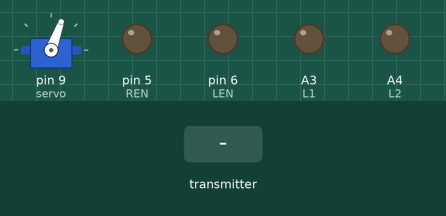
The sketch below on a simulated Arduino Uno, built with avr-gcc and run on an emulated ATmega328P. On the bench: servo, output pins drawn as LEDs (lit = HIGH). The inputs (shaded band) are chosen by the test bench. No radio packets arrive unless stated; pins used as bus, display or sensor lines are not drawn; what the sketch prints to the serial monitor is not drawn.

Above: at 1.2 s.
1.3 s: the transmitter starts sending msg.1 = 1
At 2.3 s:
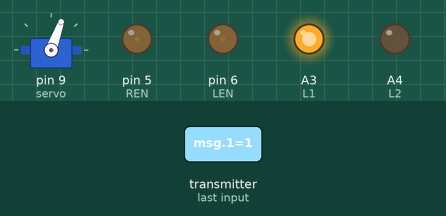
2.8 s: the transmitter starts sending msg.0 = 1
Timing chart, 0 to 5.8 s (numbered marks = the images above; inputs shaded):
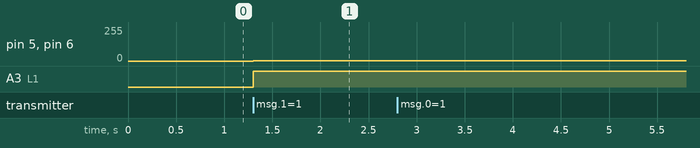

The sketch:

Car_nano_v2.ino
```cpp
//*********************************************************
// pins
//*********************************************************
#define R1 A1 // IN1 (right)
#define R2 A2 // IN2 (right)
#define REN 5 // ENB (right)
#define L2 A4 // IN3 (left)
#define L1 A3 // IN4 (left)
#define LEN 6 // ENA (left)
#define servo 9   // for servo
#define MID 70    // for servo
#define R_MAX 105 // for servo
#define L_MAX 35  // for servo
#define CE A0     // SPI
#define CSN 10    // SPI
//SCK   13        // SPI
//MISO  12        // SPI
//MOSI  11        // SPI

#include <Servo.h>
#include <SPI.h>
#include <RF24.h>
#include <nRF24L01.h>


RF24 radio(8, 7); // CE, CSN
Servo steering;


const byte address[6] = "00002";
int x = 0;
int y = 0;

//*********************************************************
// prototypes
//*********************************************************
void move_and_turn_test();
void move(int y);
void turn(int x);

//*********************************************************
// setup
//*********************************************************
void setup() {
  // put your setup code here, to run once:

  pinMode(REN, OUTPUT); // pwm
  pinMode(LEN, OUTPUT); // pwm
  pinMode(R1, OUTPUT);
  pinMode(R2, OUTPUT);
  pinMode(L1, OUTPUT);
  pinMode(L2, OUTPUT);

  steering.attach(servo);
  delay(10);
  steering.write(MID);

  Serial.begin(9600);
  //  while (!Serial) { }
  //  Serial.println("BTLE advertisement receiver");

  radio.begin();
  radio.openReadingPipe(0, address);
  radio.setPALevel(RF24_PA_MIN);
  radio.startListening();

  Serial.println("Listening");
  //  // this is super important (for the WiFi version)
  //  // this cant be stressed enough i had to add a second comment
  //  // default is 1000 - COMPLETE GARBAGE
  //  // 1ms too small, 2ms better by still too small, 3ms,,, thats hits the spot!
  //  Serial.setTimeout(3);


  //  move_and_turn_test();
}

//*********************************************************
// loop
//*********************************************************
void loop() {

  // serial communication
  //*********************

  //  if (Serial.available()) {
  //    String s = Serial.readString();
  //    s.replace("\r\n", "");
  //    if (s[0] == 's') {
  //      move(s.substring(1).toInt());
  //    }
  //    else if (s[0] == 't') {
  //      turn(s.substring(1).toInt());
  //    }
  //  }


  //  if (Serial.available()) {
  //        String sinp = Serial.readStringUntil('\n');
  //        int x = sinp.substring(0, sinp.indexOf(' ')).toInt();
  //        int y = sinp.substring(sinp.indexOf(' ')).toInt();
  //
  //        Serial.print(" x: ");
  //        Serial.print(x);
  //        Serial.print("        y: ");
  //        Serial.print(y);
  //
  //
  //
  //        turn(x);
  //        move(y);
  //    Serial.read();
  //  }

  // software serial communication
  //******************************

  //  if (esp.available()) {
  //    String sinp = esp.readStringUntil('\n');
  //
  //    int x = sinp.substring(0, sinp.indexOf(' ')).toInt();
  //    int y = sinp.substring(sinp.indexOf(' ')).toInt();
  //    Serial.println(sinp);
  //    Serial.print(" x: ");
  //    Serial.print(x);
  //    Serial.print("        y: ");
  //    Serial.print(y);


  // nrf24l01 communication (SPI bus)
  //*********************************

  //  Serial.print("Listening... ");
  //
  //  if (btle.listen()) {
  //    Serial.print("Got payload: ");
  //    for (uint8_t i = 0; i < (btle.buffer.pl_size) - 6; i++) {
  //      Serial.print(btle.buffer.payload[i], HEX);
  //      Serial.print(" ");
  //    }
  //  }
  //
  //  Serial.println("done.");
  //  btle.hopChannel();


  if (radio.available()) {
    //Serial.print("got message: ");
    int msg[2];
    //int msg = 0;
    radio.read(&msg, sizeof(msg));
    x = msg[0];
    y = msg[1];
    //    Serial.print(msg[0]);
    //    Serial.print(" ");
    //    Serial.println(msg[1]);
    //Serial.println(msg);
    turn(x);
    move(y);
  }
  //  Serial.print(x);
  //  Serial.print(" ");
  //  Serial.println(y);


  // motion functions
  //*****************


  // stability thing for serial/software serial
  //*******************************************

  //    esp.read();
  //  }
  delay(5);
  //*********************************************************
  // void loop end
  //*********************************************************

}

//*********************************************************
// functions
//*********************************************************

void move_and_turn_test() {
  // this function should be run in setup()
  move(30);
  while (true) {
    for (int i = L_MAX; i < R_MAX; i++) {
      steering.write(i);
      delay(20);
    }
    for (int i = R_MAX; i > L_MAX; i--) {
      steering.write(i);
      delay(20);
    }
  }
}

void move(int y) {
  if ((y <= 100) && (y >= -100) && (y != 0)) {
    if (y >= 0) {
      digitalWrite(L1, HIGH);
      digitalWrite(L2, LOW);
      digitalWrite(R1, HIGH);
      digitalWrite(R2, LOW);
    }
    else if (y < 0) {
      digitalWrite(L1, LOW);
      digitalWrite(L2, HIGH);
      digitalWrite(R1, LOW);
      digitalWrite(R2, HIGH);
    }
    else {
      ;
    }

    y = map(abs(y), 0, 100, 0, 255);
    analogWrite(LEN, y);
    analogWrite(REN, y);
  }
}

void turn(int x) {
  if ((x >= -100) && (x <= 100) && (x != 0)) {
    if (x <= 0) {
      x = map(x, -100, 0, L_MAX, MID);
      Serial.println(x);
    }
    else {
      x = map(x, 1, 100, MID, R_MAX);
      Serial.println(x);
    }
    steering.write(x);
  }
}
```

Measured:
- after the input at 1.3 s, pin 5 (REN), pin 6 (LEN): 0/255 → 2/255 at once; A3 (L1): LOW → HIGH at once
- after the input at 2.8 s, every drawn part: stays the same
